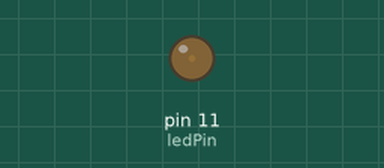
Recording of a sketch running on a simulated Arduino Uno, built with avr-gcc and run on an emulated ATmega328P. Shown: output pins drawn as LEDs (lit = HIGH).

Above: at 0.05 s.
At 1.05 s:
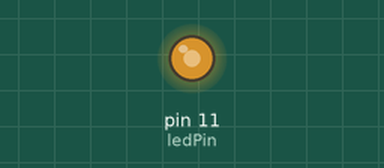
At 2.1 s:
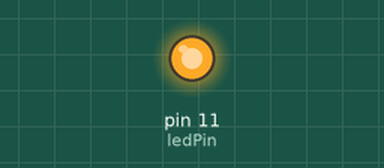
At 4.2 s:
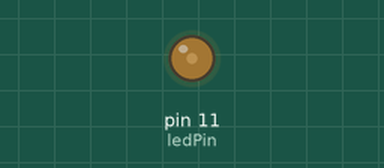
Timing chart, 0 to 5.9 s (numbered marks = the images above):
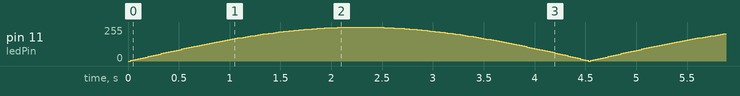

The sketch:

p07_pulsating_lamp.ino
```cpp
// Project 7 Pulsating Lamp

int ledPin = 11;
float sinVal;
int ledVal;


void setup(){
  pinMode(ledPin, OUTPUT);
}


void loop(){
 for (int i=0; i<180; i++){

   //convert degrees to radians then obtain sin value
   sinVal = sin(i*(3.1312/180));
   ledVal = int(sinVal *255);
   analogWrite(ledPin, ledVal);
   delay(25);
 }

}
```
